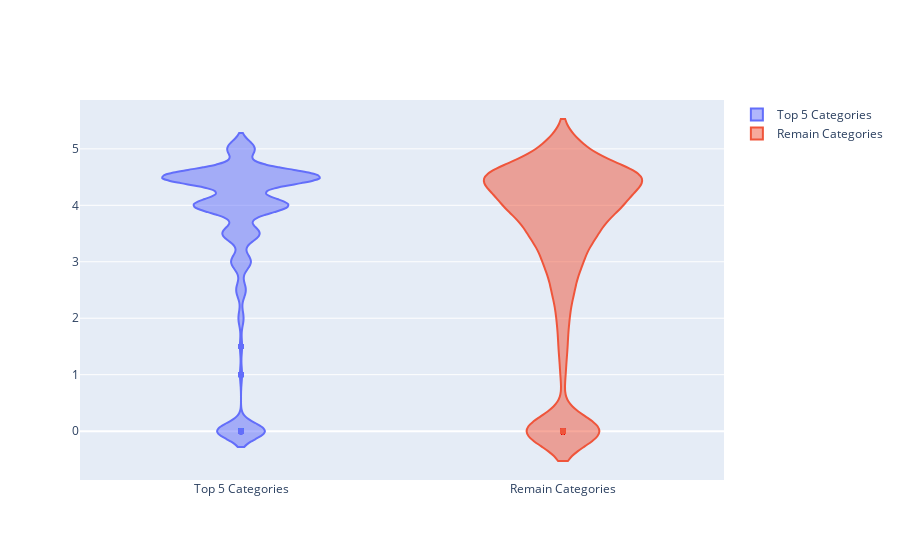

The notebook cell saved with this chart:
### Code cell
trace0 = go.Violin(
     y=large_categories['user_rating'],
    name='Top 5 Categories'
)
trace1 = go.Violin(
     y=small_categories['user_rating'],
    name="Remain Categories"
)
data=[trace0,trace1]
plotly.offline.iplot(data)

### Figure 1 — Plotly figure (JSON) as saved in the notebook; plotly's stock layout.template omitted (floating-point values rounded to 4 significant figures; data arrays with more than 128 entries replaced by an {"elided": "..."} marker saying what was removed)
{"data": [{"name": "Top 5 Categories", "type": "violin", "y": {"elided": "5447 float values"}}, {"name": "Remain Categories", "type": "violin", "y": {"elided": "1750 float values"}}], "layout": {}}
